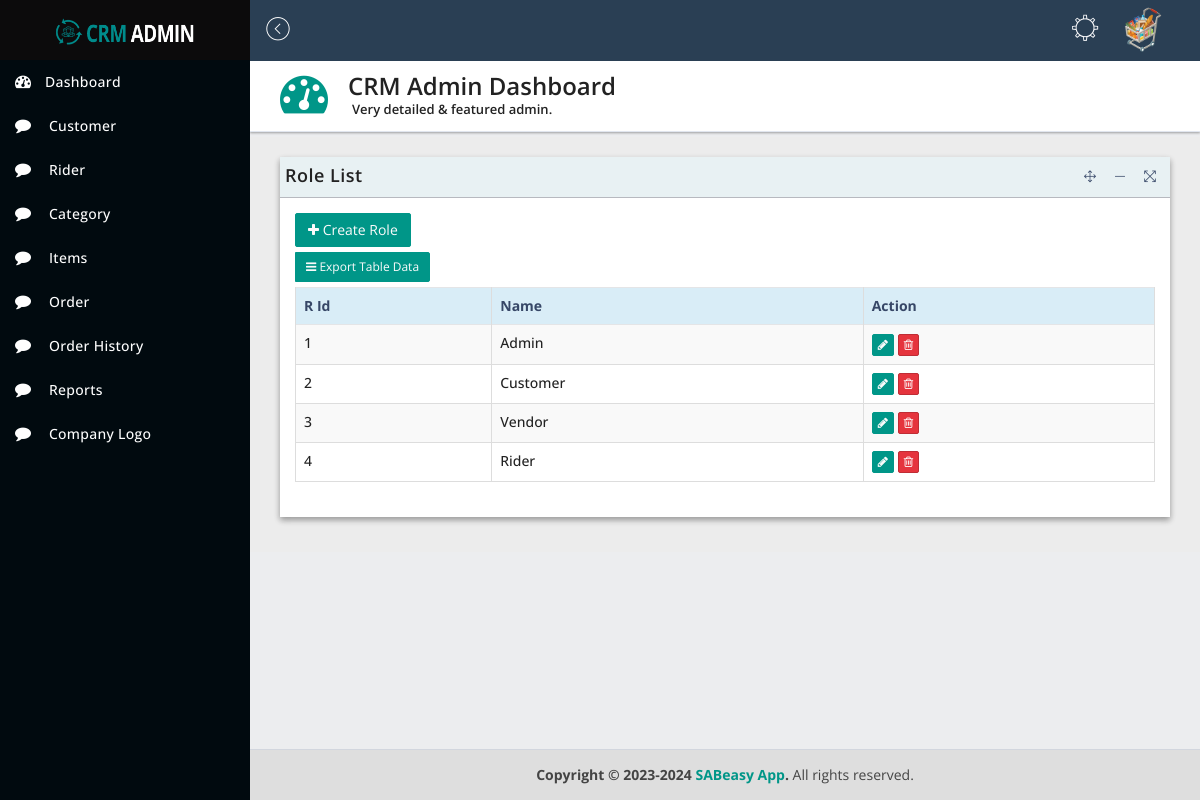
/dashboard/A_Role.php (signed in), run on the app's committed database.
### tables this page shows
CREATE TABLE `tbl_role` (
  `rid` int(11) NOT NULL,
  `name` varchar(50) DEFAULT NULL
);

### dashboard/db_connection.php (called while the page is built, shortened)
<?php
$con = mysqli_connect('localhost', 'root', '', 'food_db');
function ExecuteQuery($query) {
    global $con;
    return mysqli_query($con, $query);
}
?>

### dashboard/A_Role.php (the view, shortened to what this page needs)
<!DOCTYPE html>
<html lang="en">
<head>
    <?php
    include('HeaderNavigationLinks.php');
    ?>
</head>
<body class="hold-transition sidebar-mini">
    <div class="wrapper">
        <header class="main-header">
            <a href="index-2.html" class="logo">
                <span class="logo-lg">
                    <img src="assets/dist/img/logo.png" alt="">
                </span>
            </a>
            <nav class="navbar navbar-static-top">
                <a href="#" class="sidebar-toggle" data-toggle="offcanvas" role="button">
                    <span class="pe-7s-angle-left-circle"></span>
                </a>
                <div class="navbar-custom-menu">
                    <?php
                    include("profileheader.php");
                    ?>
                </div>
            </nav>
        </header>
        <aside class="main-sidebar">
            <div class="sidebar">
                <?php
                include('SideNavigation.php');
                ?>
            </div>
        </aside>
        <div class="content-wrapper">
            <section class="content-header">
                <div class="header-icon">
                    <i class="fa fa-dashboard"></i>
                </div>
                <div class="header-title">
                    <h1>CRM Admin Dashboard</h1>
                    <small>Very detailed & featured admin.</small>
                </div>
            </section>
            <section class="content">
                <div class="row">
                    <div class="col-sm-12 col-md-12">
                        <div class="panel panel-bd lobidisable">
                            <div class="panel-heading">
                                <div class="btn-group" id="buttonexport">
                                    <a href="#">
                                        <h4>Role List</h4>
                                    </a>
                                </div>
                            </div>
                            <div class="panel-body">
                                <div class="btn-group">
                                    <div class="buttonexport">
                                        <a href="#" class="btn btn-add" data-toggle="modal" data-target="#addtask"><i class="fa fa-plus"></i> Create Role</a>
                                    </div>
                                    <button class="btn btn-exp btn-sm dropdown-toggle" data-toggle="dropdown"><i class="fa fa-bars"></i> Export Table Data</button>
                                </div>
                                <div class="table-responsive">
                                    <table id="dataTableExample1" class="table table-bordered table-striped table-hover">
                                        <thead>
                                            <tr class="info">
                                                <th>R Id</th>
                                                <th>Name</th>
                                                <th>Action</th>
                                            </tr>
                                        </thead>
                                        <tbody>
                                            <?php
                                            include('db_connection.php');
                                            $rows =  ExecuteQuery("SELECT * FROM tbl_role");
                                            while ($cell = mysqli_fetch_array($rows)) {
                                                echo '<tr>
                <td>' . $cell[0] . '</td>
                <td>' . $cell[1] . '</td>
                <td>
                    <button type="button" class="btn btn-add btn-xs" data-toggle="modal" data-target="#update"><i class="fa fa-pencil"></i></button>
                    <button type="button" class="btn btn-danger btn-xs" data-toggle="modal" data-target="#delt"><i class="fa fa-trash-o"></i> </button>
                </td>
             </tr>';
                                            }
                                            ?>
                                        </tbody>
                                    </table>
                                </div>
                            </div>
                        </div>
                    </div>
                </div>
            </section>
        </div>
        <footer class="main-footer ">
            <strong>Copyright &copy; 2023-2024 <a href="# ">SABeasy App</a>.</strong> All rights reserved.
        </footer>
    </div>
</body>
</html>

### data on the page
tbl_role: rid "1", name "Admin"
tbl_role: rid "2", name "Customer"
tbl_role: rid "3", name "Vendor"
tbl_role: rid "4", name "Rider"
